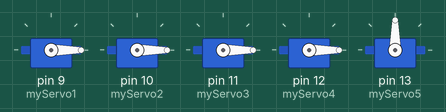
Recording of a sketch running on a simulated Arduino Uno, built with avr-gcc and run on an emulated ATmega328P. On the bench: 5 × servo.

Above: at 0.05 s.
At 1.25 s:
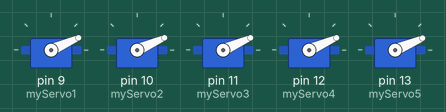
At 2.3 s:
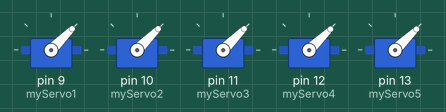
At 4.6 s:
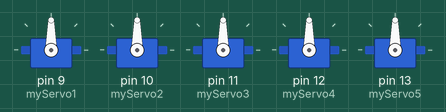
At 6.35 s:
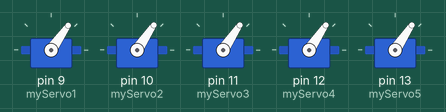
At 9.15 s:
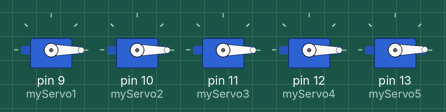
Timing chart, 0 to 11.9 s (numbered marks = the images above):
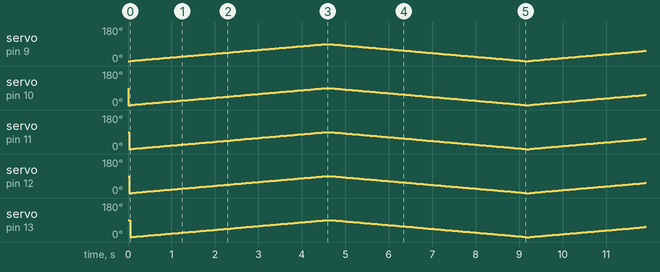

The sketch:

glorious_inari_blad1__1_.ino
```cpp
#include <Servo.h>
Servo myServo1;
Servo myServo2;
Servo myServo3;
Servo myServo4;
Servo myServo5;

int pos=0;
void setup()
{
 myServo1.attach(9);
   myServo2.attach(10);
   myServo3.attach(11);
  myServo4.attach(12);
  myServo5.attach(13);
}

void loop()
{
  for(pos=0;pos<=90;pos++)
{
 myServo1.write(pos);
  delay(10);
  myServo2.write(pos);
  delay(10);
  myServo3.write(pos);
  delay(10);
  myServo4.write(pos);
  delay(10);
  myServo5.write(pos);
  delay(10);
  }
for(pos=90;pos>=0;pos--)
{
  myServo1.write(pos);
  delay(10);
  myServo2.write(pos);
  delay(10);
  myServo3.write(pos);
  delay(10);
  myServo4.write(pos);
  delay(10);
  myServo5.write(pos);
  delay(10);
}

}
```
